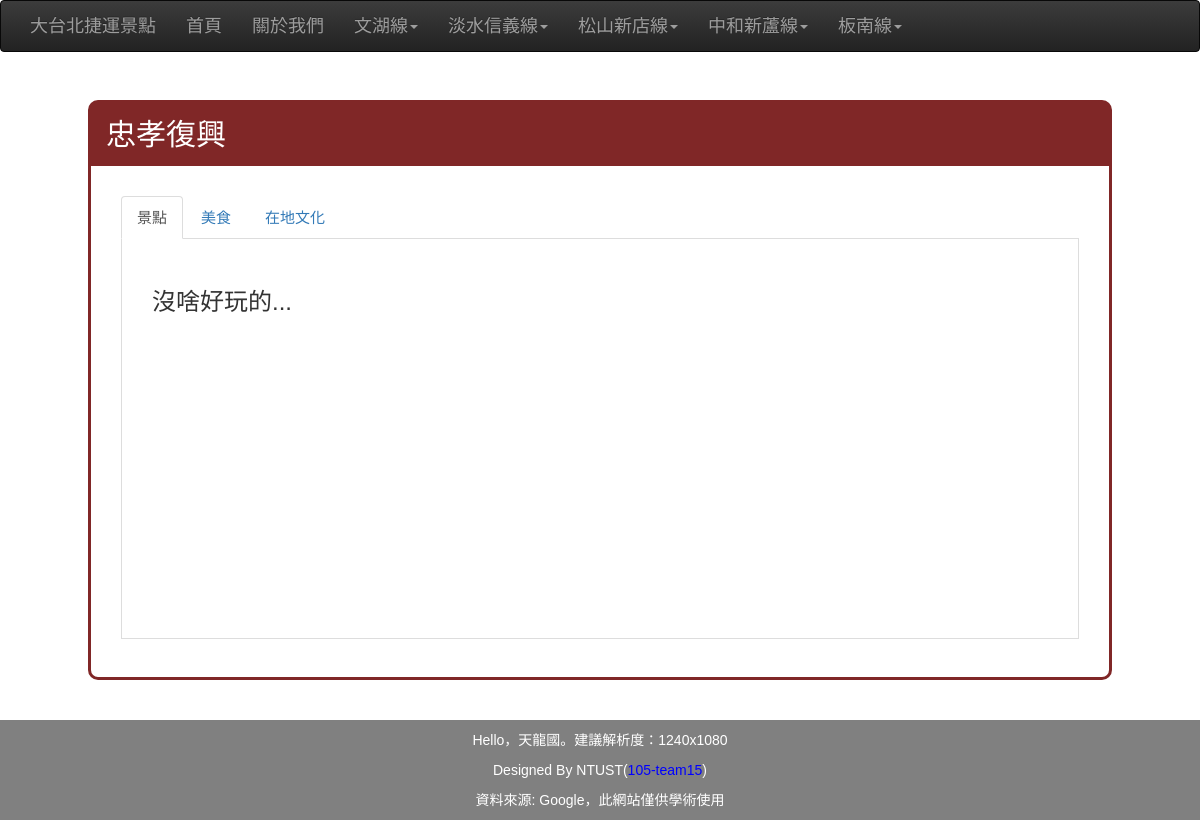
/MRT/忠孝復興, run on the app's committed database.
### MRTapps/models.py (models this page shows, shortened)
class MRTLines(models.Model):
    line_name = models.CharField(max_length=10)
    def __str__(self):
        return self.line_name

class MRTStops(models.Model):
    stop_line = models.ManyToManyField(MRTLines)
    stop_name = models.CharField(max_length=10)

### MRTapps/views.py (called while the page is built)
def MRT(request, stopName):
    COLOR = {
        '文湖線': '#802727',
        '淡水信義線': '#ce0606',
        '松山新店線': 'green',
        '中和新蘆線': '#bfbf3d',
        '板南線': '#3434c5',
    }
    views = []
    foods = []
    images = []
    stop = MRTStops.objects.get(stop_name = stopName)
    line = stop.stop_line.all()[0]
    all_hot_spot = stop.hotspot_set.all()
    for spot in all_hot_spot :
        images = spot.spot_img_source.split(',')
        if spot.spot_type == '景點':
            views.append([spot, images])
        elif spot.spot_type == '美食':
            foods.append([spot, images])
    return render_to_response('MRT.html', {'stop': stopName, 'views': views, 'foods': foods, 'color': COLOR[str(line)], 'lines': MRTLines.objects.all()})

### templates/MRT.html (shortened to what this page needs)
 <!DOCTYPE html>
 <html lang="en">
 {% load staticfiles %}
     <head>
        <link href="{% static 'dist/css/bootstrap.min.css' %}" rel="stylesheet">
        <link href="{% static 'dist/css/bootstrap-theme.min.css' %}" rel="stylesheet">
        <link href="{% static 'dist/css/mrt.css' %}" rel="stylesheet">
        <link href="{% static 'dist/css/wrapper.css' %}" rel="stylesheet">
    </head>
    <body role="content" >
        <div id="id_wrapper">
            <div id="id_header">
                <nav class="navbar navbar-inverse topmenu">
                    <div class="container">
                        <div class="navbar-header">
                            <a class="navbar-brand" href="{% url 'home' %}">大台北捷運景點</a>
                        </div>
                        <div class="navbar-collapse collapse">
                            <ul class="nav navbar-nav">
                                <li><a href="{% url 'home' %}">首頁</a></li>
                                <li><a href="{% url 'about' %}">關於我們</a></li>
                                {% for d_line in lines %}
                                <li class="dropdown">
                                    <a href="#" class="dropdown-toggle" data-toggle="dropdown" role="button" aria-expanded="false">
                                        {{ d_line.line_name }}<span class="caret"></span>
                                    </a>
                                </li>
                                {% endfor %}
                            </ul>
                        </div>
                    </div>
                </nav>
            </div>
            <div id="id_content" style="padding:40px">
                <div class="center">
    　              <div class="border_content" style="border-color: {{ color }};">
                        <h2 class="mrt_station" style="background-color: {{ color }};">{{ stop }}</h2>
                        <div class="tab">
                            <ul class="nav nav-tabs" role="tablist">
                                <li role="presentation" class="active"><a href="#view" aria-controls="view" role="tab" data-toggle="tab">景點</a></li>
                                <li role="presentation"><a href="#food" aria-controls="food" role="tab" data-toggle="tab">美食</a></li>
                                <li role="presentation"><a href="#culture" aria-controls="culture" role="tab" data-toggle="tab">在地文化</a></li>
                            </ul>
                            <div class="tab-content tabpanel">
                                <div role="tabpanel" class="tab-pane fade in active" id="view">
                                    {% if views %}
                                    {% for HS in views %}
                                    <table>
                                        <tr><td>
                                            <h3>{{ HS.0.spot_name }}</h3>
                                            <blockquote>
                                                {{ HS.0.spot_commit }}
                                            </blockquote>
                                        </td></tr>
                                        <tr><td>
                                            {% for img in HS.1 %}
                                            <div class="img">
                                                <a target="_blank" href="{% static '' %}hot_spot_imgs/{{ stop }}/{{ HS.0.spot_type }}/{{ HS.0.spot_name }}/image/{{ img }}">
                                                    <img src="{% static '' %}hot_spot_imgs/{{ stop }}/{{ HS.0.spot_type }}/{{ HS.0.spot_name }}/image/{{ img }}" alt="Trolltunga Norway" width="300" height="200">
                                                </a>
                                            </div>
                                            {% endfor %}
                                        </td></tr>
                                    </table>
                                    <hr>
                                    {% endfor %}
                                    {% else %}
                                    <h3>沒啥好玩的...</h3>
                                    {% endif %}
                                </div>
                            </div>
                        </div>
                    </div>
                </div>
            </div>
            <footer id="id_footer" >
                <div class="contentner text-center" >
                    <p style="color:white">Hello，天龍國。建議解析度：1240x1080</p>
                    <p style="color:white">Designed By NTUST(<a href="about" style="color:blue">105-team15</a>)</p>
                    <p style="color:white">資料來源: Google，此網站僅供學術使用</p>
                </div>
            </footer>
        </div>
    </body>
</html>

### data on the page
MRTLines: line_name "文湖線"
MRTLines: line_name "淡水信義線"
MRTLines: line_name "松山新店線"
MRTLines: line_name "中和新蘆線"
MRTLines: line_name "板南線"
MRTStops: stop_name "忠孝復興"
